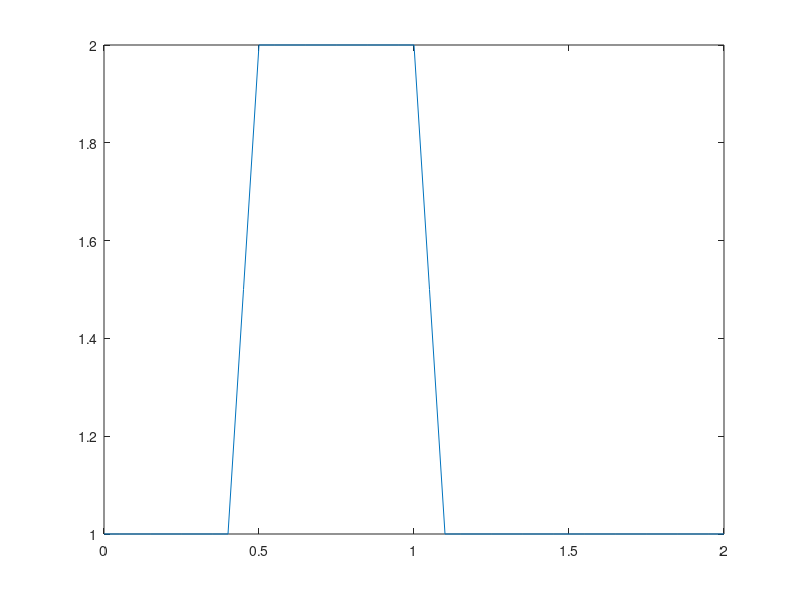

The MATLAB source for this figure: (Note: this script raises an error after producing the figure.)
clear all
nx = 41;
dx = 2./(nx-1);
nt = 200;
dt = .025;  %delta t
c=1;
filename="Wave1.gif";

u = ones(1,nx);
u(1,0.5/dx : 1/dx+1)=2; 

un = ones(1,nx);

figure(1)
for n=1:1:nt
    un = u;
    for i=2:1:nx
    u(i)=un(i)-c*dt/dx*(un(i)-un(i-1));
    end
    plot(linspace(0,2,nx),u)
    drawnow
    frame = getframe(1);
    im = frame2im(frame);
    [imind,cm] = rgb2ind(im,256, 'nodither');
    if n == 1
        imwrite(imind,cm,filename,'gif', 'Loopcount',inf);
    else
        imwrite(imind,cm,filename,'gif','WriteMode','append');
    end
    
    
    pause(0.01)
end